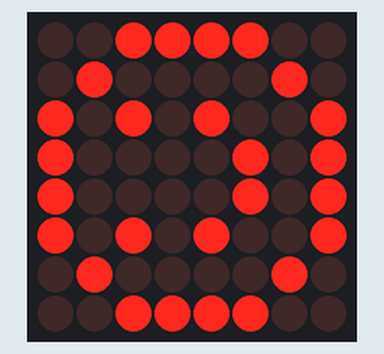
A sketch run on a simulated Arduino Uno, built with avr-gcc and run on an emulated ATmega328P. On the bench: 8×8 LED matrix.

Above: at 0.16 s.
At 11.7 s:
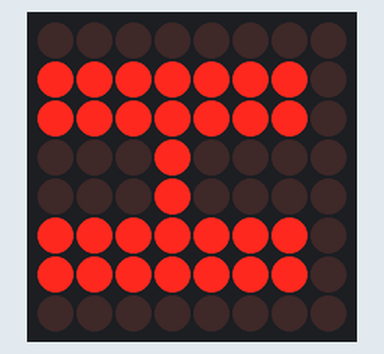
At 12.2 s:
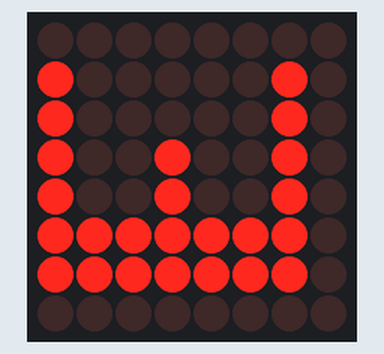
At 15.3 s:
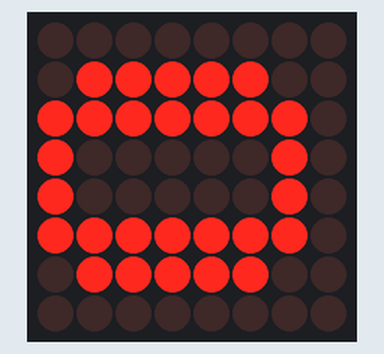
At 17.3 s:
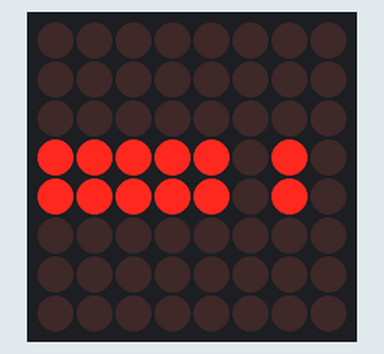
At 30.5 s:
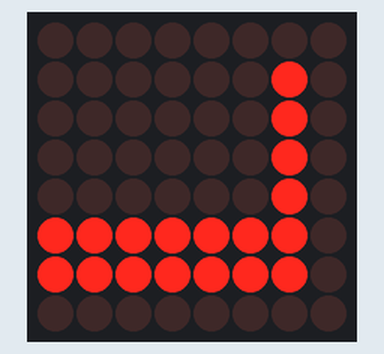

The sketch:

ledmatrix.ino
```cpp
//We always have to include the library
#include "LedControl.h"
#define ARRAY_SIZE(x) ((sizeof x) / (sizeof *x))


/*
 Now we need a LedControl to work with.
 ***** These pin numbers will probably not work with your hardware *****
 pin 12 is connected to the DataIn
 pin 11 is connected to the CLK
 pin 10 is connected to LOAD
 We have only a single MAX72XX.
 */
LedControl lc = LedControl(12,11,10,1);

//Mini-ASCII character-set (ASCII-32 'SPC' to ASCII-128 'DEL')
//glyphs borrowed from here:
//http://www.coranac.com/tonc/text/text.htm#sec-bm
const unsigned long glyphs[192] =
{
    0x00000000, 0x00000000, 0x18181818, 0x00180018, 0x00003636, 0x00000000, 0x367F3636, 0x0036367F,
    0x3C067C18, 0x00183E60, 0x1B356600, 0x0033566C, 0x6E16361C, 0x00DE733B, 0x000C1818, 0x00000000,
    0x0C0C1830, 0x0030180C, 0x3030180C, 0x000C1830, 0xFF3C6600, 0x0000663C, 0x7E181800, 0x00001818,
    0x00000000, 0x0C181800, 0x7E000000, 0x00000000, 0x00000000, 0x00181800, 0x183060C0, 0x0003060C,
    0x7E76663C, 0x003C666E, 0x181E1C18, 0x00181818, 0x3060663C, 0x007E0C18, 0x3860663C, 0x003C6660,
    0x33363C38, 0x0030307F, 0x603E067E, 0x003C6660, 0x3E060C38, 0x003C6666, 0x3060607E, 0x00181818,
    0x3C66663C, 0x003C6666, 0x7C66663C, 0x001C3060, 0x00181800, 0x00181800, 0x00181800, 0x0C181800,
    0x06186000, 0x00006018, 0x007E0000, 0x0000007E, 0x60180600, 0x00000618, 0x3060663C, 0x00180018,

    0x5A5A663C, 0x003C067A, 0x7E66663C, 0x00666666, 0x3E66663E, 0x003E6666, 0x06060C78, 0x00780C06,
    0x6666361E, 0x001E3666, 0x1E06067E, 0x007E0606, 0x1E06067E, 0x00060606, 0x7606663C, 0x007C6666,
    0x7E666666, 0x00666666, 0x1818183C, 0x003C1818, 0x60606060, 0x003C6660, 0x0F1B3363, 0x0063331B,
    0x06060606, 0x007E0606, 0x6B7F7763, 0x00636363, 0x7B6F6763, 0x00636373, 0x6666663C, 0x003C6666,
    0x3E66663E, 0x00060606, 0x3333331E, 0x007E3B33, 0x3E66663E, 0x00666636, 0x3C0E663C, 0x003C6670,
    0x1818187E, 0x00181818, 0x66666666, 0x003C6666, 0x66666666, 0x00183C3C, 0x6B636363, 0x0063777F,
    0x183C66C3, 0x00C3663C, 0x183C66C3, 0x00181818, 0x0C18307F, 0x007F0306, 0x0C0C0C3C, 0x003C0C0C,
    0x180C0603, 0x00C06030, 0x3030303C, 0x003C3030, 0x00663C18, 0x00000000, 0x00000000, 0x003F0000,

    0x00301818, 0x00000000, 0x603C0000, 0x007C667C, 0x663E0606, 0x003E6666, 0x063C0000, 0x003C0606,
    0x667C6060, 0x007C6666, 0x663C0000, 0x003C067E, 0x0C3E0C38, 0x000C0C0C, 0x667C0000, 0x3C607C66,
    0x663E0606, 0x00666666, 0x18180018, 0x00301818, 0x30300030, 0x1E303030, 0x36660606, 0x0066361E,
    0x18181818, 0x00301818, 0x7F370000, 0x0063636B, 0x663E0000, 0x00666666, 0x663C0000, 0x003C6666,
    0x663E0000, 0x06063E66, 0x667C0000, 0x60607C66, 0x663E0000, 0x00060606, 0x063C0000, 0x003E603C,
    0x0C3E0C0C, 0x00380C0C, 0x66660000, 0x007C6666, 0x66660000, 0x00183C66, 0x63630000, 0x00367F6B,
    0x36630000, 0x0063361C, 0x66660000, 0x0C183C66, 0x307E0000, 0x007E0C18, 0x0C181830, 0x00301818,
    0x18181818, 0x00181818, 0x3018180C, 0x000C1818, 0x003B6E00, 0x00000000, 0x00000000, 0x00000000,
};


//custom icons
byte smiley[8] = {B00111100, B01000010, B10100101, B10000001, B10100101, B10011001, B01000010, B00111100};
byte heart1[8] = {B00000000, B01100110, B10011001, B10000001, B01000010, B00100100, B00011000, B00000000};
byte heart2[8] = {B00000000, B01100110, B11111111, B11111111, B01111110, B00111100, B00011000, B00000000};


void setup()
{
  Serial.begin(9600);
  /*
   The MAX72XX is in power-saving mode on startup,
   we have to do a wakeup call
   */
  lc.shutdown(0, false);
  /* Set the brightness to a medium values */
  lc.setIntensity(0,0);
  /* and clear the display */
  lc.clearDisplay(0);
}


void displayIcon(byte* chs)
{
  for(int i = 0; i < 8; ++i)
  {
    lc.setColumn(0, i, chs[i]);
  }
}


void displayGlyph(int index)
{
  if(index < 0 || index >= ARRAY_SIZE(glyphs) - 1) {
    Serial.println("ERROR: Index out of range");
    return;
  }

  unsigned long part1 = glyphs[index];
  unsigned long part2 = glyphs[index + 1];

  byte ch[8] =
  {
    (part1      ) & 0xFF,
    (part1 >>  8) & 0xFF,
    (part1 >> 16) & 0xFF,
    (part1 >> 24) & 0xFF,
    (part2      ) & 0xFF,
    (part2 >>  8) & 0xFF,
    (part2 >> 16) & 0xFF,
    (part2 >> 24) & 0xFF,
  };

  for(int i = 0; i < 8; ++i)
    lc.setColumn(0, i, ch[i]);
}


void displayChar(char ch)
{
  int index = 0;
  //difference between ASCII and the mini-ASCII glyph is 32
  for(int i = 0; i < (ch  - 32); i++)
    index += 2; //traverse to character position within the array
  displayGlyph(index);
}


void displayString(const String& str, const unsigned long delayMs)
{
  for(int i = 0; i < str.length(); ++i)
  {
    displayChar(str[i]);
    delay(delayMs);
  }
}


int x = 1, y = 2;
int dx = -1, dy = 1;

void displayBounce()
{
  if (x >= 7) dx = -1;
  if (x <= 0) dx = 1;
  if (y >= 7) dy = -1;
  if (y <= 0) dy = 1;
  x += dx;
  y += dy;

  lc.clearDisplay(0);
  lc.setLed(0, y, x, true);
  delay(100);
}


int intensity = 0;
bool forward = true;
int step = 0;

void loop()
{
  step++;
  lc.setIntensity(0, intensity);

  if(step <= 100)
  {
    displayIcon(smiley);
  }
  else if(step <= 200)
  {
    displayIcon(heart1);
  }
  else if(step <= 300)
  {
    displayIcon(heart2);
  }
  else if(step <= 350)
  {
    displayBounce();
  }
  else if(step == 351)
  {
    displayString("HELLO WORLD!", 500);
  }
  else
  {
    step = 0;
  }

  if(forward)
    intensity++;
  else
    intensity--;

  if(intensity >= 15)
    forward = false;
  if(intensity <= 0)
    forward = true;

  delay(10);
}
```

Measured:
- what the display in image 1 shows lasts 0.5 s, from 11.7 s to 12.2 s
- what the display in image 5 shows lasts 1.0 s, from 30.5 s to 31.5 s
